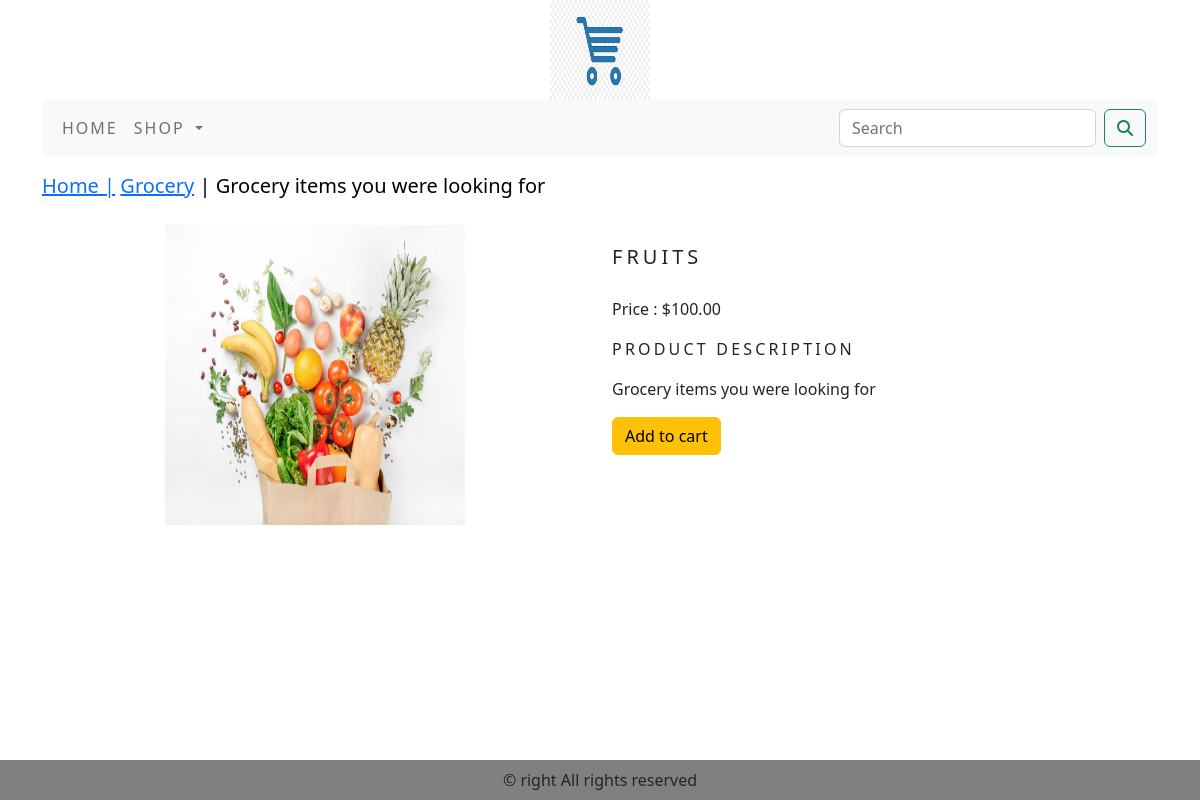
Screenshot of /grocery/fruits/ with the database file from the repository.
### shop/models.py (models this page shows, shortened)
class Products(models.Model):
    name = models.CharField(max_length=250, unique=True)
    slug = models.SlugField(max_length=200, unique=True)
    description = models.CharField(max_length=200, blank=True)
    image = models.ImageField(upload_to='products', blank=True)
    price = models.DecimalField(max_digits=10, decimal_places=2)
    category = models.ForeignKey(Category, on_delete=models.CASCADE)
    stock = models.IntegerField()
    available = models.BooleanField(default=True)
    created = models.DateTimeField(auto_now_add=True)
    updated = models.DateTimeField(auto_now=True)
    class Meta:
        ordering = ('name',)
        verbose_name = 'PRODUCT'
        verbose_name_plural = 'PRODUCTS'

class Category(models.Model):
    name = models.CharField(max_length=250, unique=True)
    slug = models.SlugField(max_length=200, unique=True)
    description = models.CharField(max_length=200, blank=True)
    image = models.ImageField(upload_to='category', blank=True)
    class Meta:
        ordering = ('name',)
        verbose_name = 'CATEGORY'
        verbose_name_plural = 'CATEGORIES'
    def get_url(self):
        return reverse("shop:products_by_category", args=[self.slug])
    def __str__(self):
        return self.name

### shop/views.py (the view)
# urls.py: path('<slug:c_slug>/<slug:product_slug>/', views.ProDetail, name='prod_detail'),
def ProDetail(request, c_slug, product_slug):
    try:
        product = Products.objects.get(category__slug=c_slug, slug=product_slug)
        print(type(product))
    except Exception as e:
        raise e
    return render(request, 'product.html', {'product': product})

### cart/context_processors.py (called while the page is built)
def counter(request):
    item_count = 0
    if 'admin' in request.path:
        return {}
    else:
        try:
            cart = Cart.objects.filter(cart_id=cart_id(request))
            cart_items = CartItem.objects.all().filter(cart=cart[:1])
            for cart_item in cart_items:
                print(cart_item.quantity)
                item_count += cart_item.quantity
        except Cart.DoesNotExist:
            item_count = 0
        return dict(item_count=item_count)

### cart/views.py (called while the page is built)
def cart_id(request):
    cart = request.session.session_key
    if not cart:
        cart = request.session.create()
    return cart

### shop/context_processors.py (called while the page is built)
def menu_links(request):
    links = Category.objects.all()
    return dict(links=links)

### templates/product.html (shortened to what this page needs)
{% extends 'base.html' %}
{% load static %}
{% block body %}
<div class="row my_prod_row_class">
    <div class="mx-auto">
        <a href="{% url 'shop:allProdCat' %}">Home |</a>
        <a href="{{product.category.get_url}}"> {{product.category}}</a> | {{product.description}}
    </div>
<div class="container">
<br>
<div class="row">
        <div class="col-12 col-sm-12 col-md-12 col-lg-6 text-center">
            <div style="min-width:18rem;">
                    <img src="{{product.image.url}}" alt="{{product.name}}" height="300px;" width="300px;">
            </div>
        </div>
        <div class="col-12 col-sm-12 col-md-12 col-lg-6">
                <div>
                        <h1 class="my_prod_title">{{product.name}}</h1>
                        <p>Price : ${{product.price}}</p>
                        <p class="my_title">Product description</p>
                        <p class="text-justify my_prod_text">{{product.description}}</p>
                        {% if product.stock <= 0 %}
                        <p class="text-justify my_prod_text">Out of stock</p>
                        {% else %}
                        <a class="btn btn-warning" href="{% url 'cart:add_cart' product.id %}">Add to cart</a>
                        {% endif %}
                </div>
        </div>
</div>
</div>
</div>
{% endblock %}

### static/css/custom.css (style rules this page uses)
body { font-family: "Lucida Console", "Courier New", monospace; }
.my_title { font-size:16px; text-transform:uppercase; letter-spacing:.2em; }
.my_prod_row_class { padding-top:15px; padding-bottom:20px; }
.my_prod_row_class .mx-auto { color:black; font-size:20px; font-decoration:none; }
.my_prod_title { font-size:20px; padding-top:20px; padding-bottom:20px; letter-spacing:.2em; text-transform:uppercase; }
.my_prod_text { padding-right:20px; }

### rows the page displays
Products: category "Grocery", description "Grocery items you were looking for", image (picture), name "FRUITS", price "100.00"
